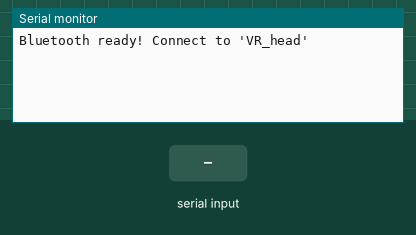
Simulated run of this sketch. Board: ESP32-C3. Shown: the last lines printed to the serial monitor. The test bench sets the inputs (shaded band). Nothing arrives over Bluetooth unless stated.

Above: at 1.2 s.
1.3 s: "1" received over the second serial link
At 1.9 s:
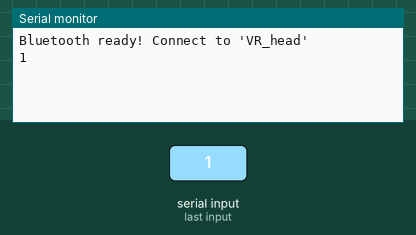
2.8 s: "0" received over the second serial link
At 4.3 s:
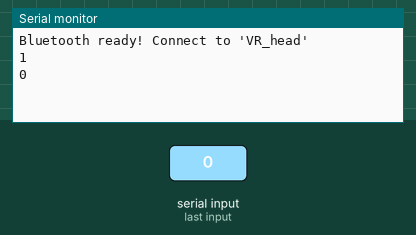

The sketch:

BluetoothExample.ino
```cpp
#include <BluetoothSerial.h>
BluetoothSerial BT;

void setup() {
  Serial.begin(115200);
  BT.begin("VR_head_222");
  Serial.println("Bluetooth ready! Connect to 'VR_head'");
}

void loop() {
  // Чтение из Bluetooth
  if (BT.available()) {
    while (BT.available()) {
      char c = BT.read();
      Serial.write(c);
    }
    Serial.println();
  }

  // Запись в Bluetooth
  if (Serial.available()) {
    delay(10);
    String data = Serial.readString();
    BT.print("-----ESP32: ");
    BT.println(data);
  }
}
```

Measured:
- after the input at 1.3 s, the serial monitor: prints a new line at once (image 1)
- after the input at 2.8 s, the serial monitor: prints a new line at once (image 2)
